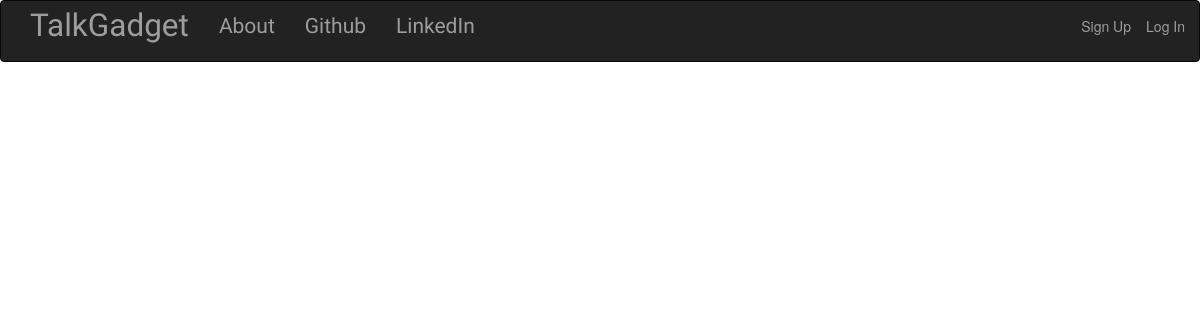
The page /posts/by/user/ on the database as committed earlier.
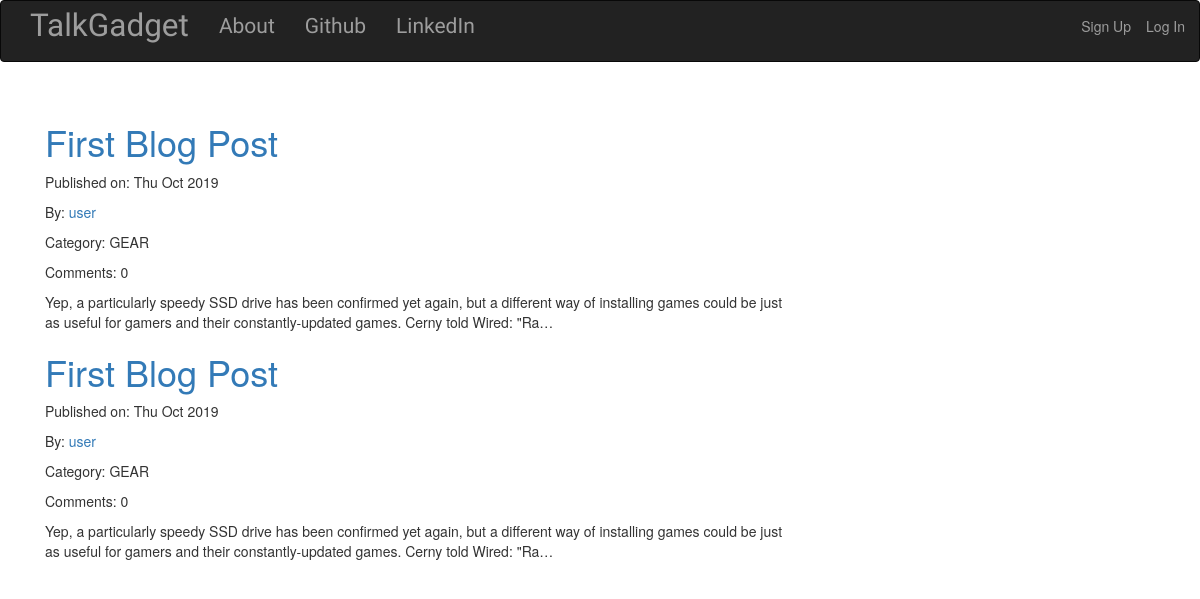
The same page on the database as committed later.
### posts/models.py (models this page shows, shortened)
class Post(models.Model):
    REVIEWS = 'REVIEWS'
    GEAR = 'GEAR'
    GAMING = 'GAMING'
    ENTERTAINMENT = 'ENTERTAINMENT'
    CATEGORY_CHOICES = (
        (REVIEWS, 'Reviews'),
        (GEAR, 'Gear'),
        (GAMING, 'Gaming'),
        (ENTERTAINMENT, 'Entertainment'),
    )
    category = models.CharField(
        max_length=100,
        choices=CATEGORY_CHOICES,
        default=GEAR,
    )
    author = models.ForeignKey(User, related_name="posts")
    title = models.CharField(max_length=200)
    text = models.TextField()
    created_date = models.DateTimeField(default=timezone.now)
    published_date = models.DateTimeField(blank=True, null=True)

### posts/views.py (the view)
# urls.py: url(r"by/(?P<username>[-\w]+)/$",views.UserPosts.as_view(),name="user_post_list"),
class UserPosts(ListView):
    model = models.Post
    template_name = "posts/user_post_list.html"
    def get_queryset(self):
        try:
            return models.Post.objects.filter(
            author__username__iexact=self.kwargs.get("username")).filter(
            published_date__lte=timezone.now()).order_by('-published_date')
        except User.DoesNotExist:
            raise Http404
        else:
            return redirect(reverse("posts:all"))

### posts/templates/posts/user_post_list.html (shortened to what this page needs)
{% extends "posts/post_base.html" %}
{% block post_content %}
  <div class="centerstage">
    <div class="centerstage">
      <div class="col-md-8">
        {% include "posts/_post.html" %}
      </div>
    </div>
  </div>
{% endblock %}

### posts/templates/posts/_post.html
{% for post in post_list %}
  <div class="post">
      <h1><a href="{% url 'posts:post_detail' pk=post.pk %}">{{ post.title }}</a></h1>
      <div class="date">
          <p>Published on: {{ post.published_date|date:"D M Y"}}</p>
      </div>
      <p>By: <a href="{%url 'posts:user_post_list' username=post.author.username %}">
        {{post.author.username}}
      </a> </p>
      <p>Category: {{post.category}}</p>
      <p>Comments: {{ post.post_comments.count }} </p>
      <p>{{ post.text|safe|linebreaksbr|truncatechars:200 }}</p>
  </div>
{% endfor %}

Rows that differ between the two databases and show on the page:
added Post: title "First Blog Post", published_date "Thu Oct 2019", author.username "user", category "GEAR", post_comments.count "0", text "Yep, a particularly speedy SSD drive has been confirmed yet again, but a different way of installing games could be just as useful for gamers and their constantly-updated games. Cerny told Wired: \"Ra…"
added Post: title "First Blog Post", published_date "Thu Oct 2019", author.username "user", category "GEAR", post_comments.count "0", text "Yep, a particularly speedy SSD drive has been confirmed yet again, but a different way of installing games could be just as useful for gamers and their constantly-updated games. Cerny told Wired: \"Ra…"
